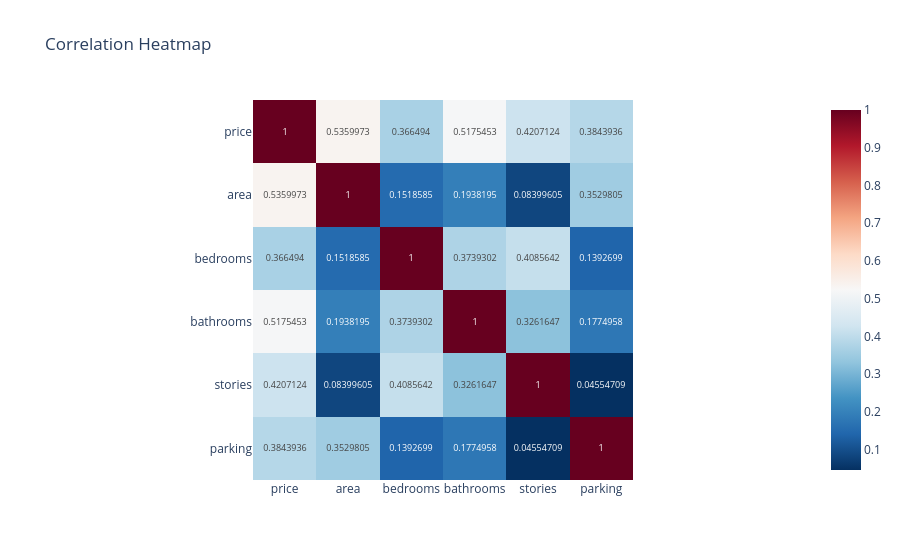

Write notebook code for a chart like this one.
### Code cell
fig = px.imshow(
    correlation,
    text_auto=True,
    color_continuous_scale='RdBu_r',
    title="Correlation Heatmap"
)

fig.show()

### Figure 1 — Plotly figure (JSON) as saved in the notebook; plotly's stock layout.template omitted (floating-point values rounded to 4 significant figures)
{"data": [{"coloraxis": "coloraxis", "hovertemplate": "x: %{x}<br>y: %{y}<br>color: %{z}<extra></extra>", "name": "0", "texttemplate": "%{z}", "type": "heatmap", "x": ["price", "area", "bedrooms", "bathrooms", "stories", "parking"], "xaxis": "x", "y": ["price", "area", "bedrooms", "bathrooms", "stories", "parking"], "yaxis": "y", "z": [[1.0, 0.536, 0.3665, 0.5175, 0.4207, 0.3844], [0.536, 1.0, 0.1519, 0.1938, 0.084, 0.353], [0.3665, 0.1519, 1.0, 0.3739, 0.4086, 0.1393], [0.5175, 0.1938, 0.3739, 1.0, 0.3262, 0.1775], [0.4207, 0.084, 0.4086, 0.3262, 1.0, 0.04555], [0.3844, 0.353, 0.1393, 0.1775, 0.04555, 1.0]]}], "layout": {"coloraxis": {"autocolorscale": false, "colorscale": [[0, "rgb(5,48,97)"], [0.1, "rgb(33,102,172)"], [0.2, "rgb(67,147,195)"], [0.3, "rgb(146,197,222)"], [0.4, "rgb(209,229,240)"], [0.5, "rgb(247,247,247)"], [0.6, "rgb(253,219,199)"], [0.7, "rgb(244,165,130)"], [0.8, "rgb(214,96,77)"], [0.9, "rgb(178,24,43)"], [1, "rgb(103,0,31)"]]}, "title": {"text": "Correlation Heatmap"}, "xaxis": {"anchor": "y", "constrain": "domain", "domain": [0, 1], "scaleanchor": "y"}, "yaxis": {"anchor": "x", "autorange": "reversed", "constrain": "domain", "domain": [0, 1]}}}
